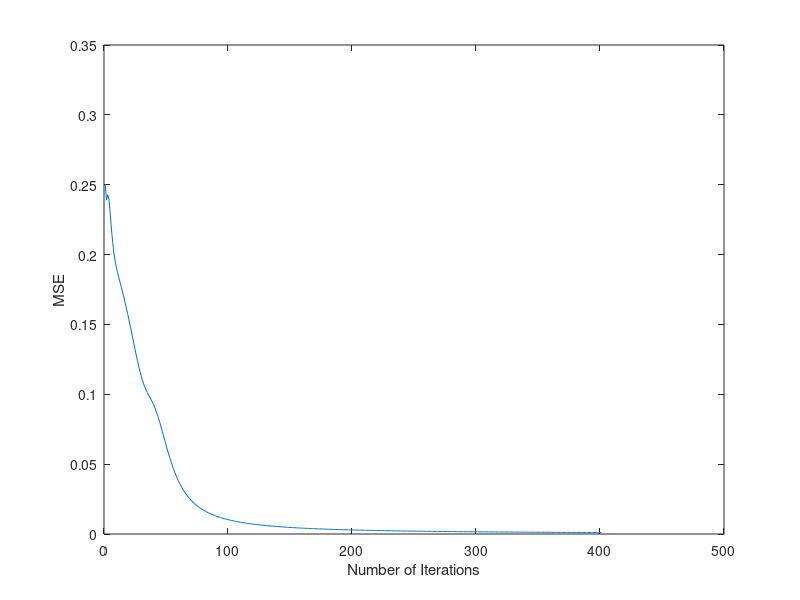

Write MATLAB code to recreate this figure.

p=16;
j=16;
q=2;
Wqp=randn(q,p);
Wpj=randn(p,j); 

t1a = [0 0 0 0;
       0 1 1 1;
       0 1 0 0;
       0 1 0 0];
t1b = [0 1 1 1;
       0 1 0 0;
       0 1 0 0;
       0 1 0 0];
t1c = [0 1 1 1;
       1 0 0 0;
       1 0 0 0;
       1 0 0 0];
t2a = [0 0 1 0;
       0 0 1 0;
       0 0 1 0;
       1 1 1 0];
t2b = [0 0 0 1;
       0 0 0 1;
       1 1 1 1;
       0 0 0 0]; 
t2c = [0 0 0 1;
       0 0 0 1;
       0 0 0 1;
       1 1 1 0]; 


t1a=t1a(:);
t1b=t1b(:);
t1c=t1c(:);

t2a=t2a(:);
t2b=t2b(:);
t2c=t2c(:);


I1=[t1a t1b t1c];
I2=[t2a t2b t2c];


Input=[I1 I2];
h=@(I) 1./(1+exp(-I));
k=0;
alpha=2;Eth=1e-4;kmax=400;
Es=80;
R=[1 0; 1 0;
   0 1; 0 1]; 
Error=zeros(1,400);
while Es > Eth && k <= kmax
    Es=0;
    k=k+1;
    TSN=4;
    for i=1:TSN
        Ij=Input(:,i);
        Oj=h(Ij);
        Ip=Wpj*Oj;
        Op=h(Ip);
        Iq=Wqp*Op;
        Oq=h(Iq);

        deltaQ=(R(i,:)'-Oq).*(h(Iq).*(1-h(Iq)));
        deltaP=h(Ip)'.*(1-h(Ip))'.*(deltaQ'*Wqp);
        
        Wqp=Wqp+deltaQ*Op';
        Wpj=Wpj+deltaP'*Oj';
        Es=.5*sum((R(i,:)'-Oq).^2);        
    end
    Error(k)=Es; 
end

plot(Error);
xlabel('Number of Iterations');
ylabel('MSE');
save('NN_weights.mat')